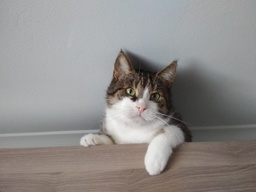
#> input picture lab6/images/gacław-na-kuchni.jpg, 256 x 192 px, shrunk from 1024 x 768 before the run
$ jupyter execute rozwiazania.ipynb
#> lines starting #> are read from the running program, lines starting #| are printed output that depends on the picture; after the words box and inside, x2 and y2 are one past the last pixel; in counts of white or black regions, pixels touching at a corner belong together
[cell 1]
import cv2
from matplotlib import pyplot
import numpy

# Ustawienie rozmarów wyświetlanych obrazów
pyplot.rcParams["figure.figsize"] = (18, 10)

[cell 2]
#
# Wczytanie obrazów źródłowych
#
# źródło grafiki colors.jpg: https://unsplash.com/photos/gT5kuls6Y6Q
# źródło grafiki gacław-na-kuchni.jpg: własne
#
#image_from_file = cv2.imread('images/colors.jpg')
image_from_file = cv2.imread('images/gacław-na-kuchni.jpg')
#> image_from_file is the input picture: shape (192, 256, 3); mean B, G, R 139.4, 141.3, 144.1
image_gray = cv2.cvtColor(image_from_file, cv2.COLOR_BGR2GRAY)
image_color = cv2.cvtColor(image_from_file, cv2.COLOR_BGR2RGB)
print('Rozmiar obrazka: ', image_from_file.shape)
#| Rozmiar obrazka:  (192, 256, 3)

# Zadanie 1

[cell 3]
output = numpy.copy(image_gray)

#
# Algorytm
#
for y in range(0, output.shape[0]):
    for x in range(0, output.shape[1]):
        oldpixel = output[y][x]
        newpixel = int(round(oldpixel / 255) * 255)
        output[y][x] = newpixel

        quant_error = oldpixel - newpixel

        if x < output.shape[1] - 1:
            new_value = output[y][x + 1] + quant_error * 7 / 16

            if new_value > 255:
                new_value = 255
            if new_value < 0:
                new_value = 0

            output[y][x + 1] = new_value

        if y < output.shape[0] - 1 and x > 0:
            new_value = output[y + 1][x - 1] + quant_error * 3 / 16

            if new_value > 255:
                new_value = 255
            if new_value < 0:
                new_value = 0

            output[y + 1][x - 1] = new_value

        if y < output.shape[0] - 1:
            new_value = output[y + 1][x] + quant_error * 5 / 16

            if new_value > 255:
                new_value = 255
            if new_value < 0:
                new_value = 0

            output[y + 1][x] = new_value

        if x < output.shape[1] - 1 and y < output.shape[0] - 1:
            new_value = output[y + 1][x + 1] + quant_error * 1 / 16

            if new_value > 255:
                new_value = 255
            if new_value < 0:
                new_value = 0

            output[y + 1][x + 1] = new_value
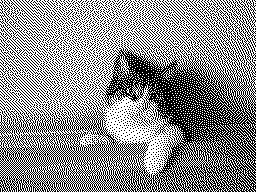
#> output: shape (192, 256); 54.9% white; black in thin lines or dots

#
# Wyświetlenie
#
pyplot.imshow(output, cmap='gray')

[cell 4]
#
# Histogram
#
histr = cv2.calcHist([output], [0], None, [256], [0, 256])
#> histr = 256 values, max 26992 at index 255, min 0 at index 1, mean 192
pyplot.plot(histr)
pyplot.xlim([-1, 256])
pyplot.xlabel('Wartośc składowej koloru []')
pyplot.ylabel('Liczba pikseli obrazu []')
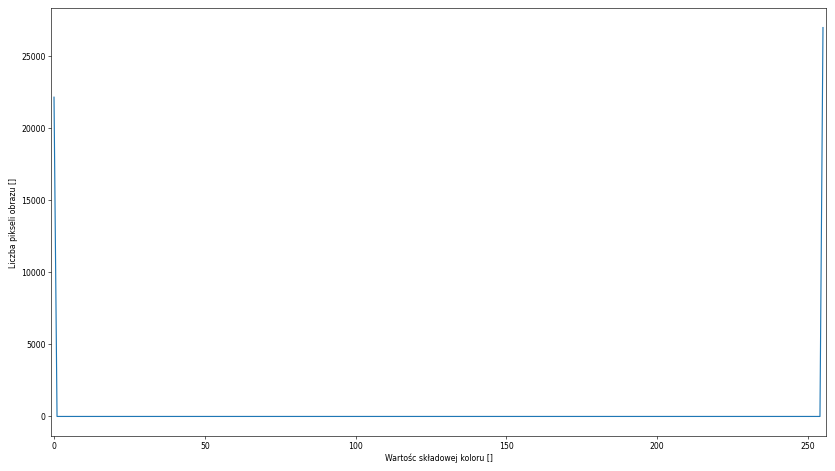
#> figure drawn by matplotlib, 1 panel; curve peaks at x = 255, y = 26992

# Zadanie 2

[cell 5]
output = numpy.copy(image_color)
k = 2
#
# Algorytm
#
for y in range(0, output.shape[0]):
    for x in range(0, output.shape[1]):
        for z in range(3):
            oldpixel = output[y][x][z]
            newpixel = round((k - 1) * oldpixel / 255) * 255 / (k - 1)
            output[y][x][z] = newpixel

            quant_error = oldpixel - newpixel

            if x < output.shape[1] - 1:
                new_value = output[y][x + 1][z] + quant_error * 7 / 16

                if new_value > 255:
                    new_value = 255
                if new_value < 0:
                    new_value = 0

                output[y][x + 1][z] = new_value

            if y < output.shape[0] - 1 and x > 0:
                new_value = output[y + 1][x - 1][z] + quant_error * 3 / 16

                if new_value > 255:
                    new_value = 255
                if new_value < 0:
                    new_value = 0

                output[y + 1][x - 1][z] = new_value

            if y < output.shape[0] - 1:
                new_value = output[y + 1][x][z] + quant_error * 5 / 16

                if new_value > 255:
                    new_value = 255
                if new_value < 0:
                    new_value = 0

                output[y + 1][x][z] = new_value

            if x < output.shape[1] - 1 and y < output.shape[0] - 1:
                new_value = output[y + 1][x + 1][z] + quant_error * 1 / 16

                if new_value > 255:
                    new_value = 255
                if new_value < 0:
                    new_value = 0

                output[y + 1][x + 1][z] = new_value
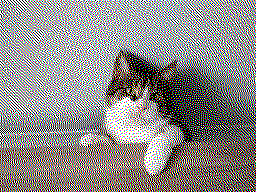
#> output: shape (192, 256, 3); mean R, G, B 142.2, 139.4, 137.5

#
# Wyświetlenie
#
pyplot.imshow(output)

[cell 6]
#
# Histogram
#
color = ('r', 'g', 'b')

for i, col in enumerate(color):
    histr = cv2.calcHist([output], [i], None, [256], [0, 256])
    pyplot.plot(histr, color=col)
    pyplot.xlim([-1, 256])
    pyplot.xlabel('Wartośc składowej koloru []')
    pyplot.ylabel('Liczba pikseli obrazu []')
#> figure, not shown here; curve peaks at x = 255, y = 27419; curve peaks at x = 255, y = 26861; curve peaks at x = 255, y = 26499

# Zadanie 3

[cell 7]
import cv2
from matplotlib import pyplot
import numpy

#
# Przygotowanie płótna
#
width = 80
height = 60
image = numpy.zeros((height, width, 3), dtype=numpy.uint8)


#
# Funkcja rysująca punkt
#
# NOTE(sdatko): punkt 0,0 to lewy dolny róg obrazu
#
def draw_point(image, x, y, color=(255, 255, 255)):
    image[image.shape[0] - 1 - y, x, :] = color


#
# Funkcja rysująca linię
#
# [43 lines left out: function draw_line, not called in this run]


#
# Funkcja rysująca trójkąt
#
def area(a, b, c):
    return (c[0] - a[0]) * (b[1] - a[1]) - (c[1] - a[1]) * (b[0] - a[0])

def draw_triangle(image, a, b, c):
#> called with a = (10, 10), b = (25, 35), c = (40, 10)
    x_min = min(a[0], b[0], c[0])
    x_max = max(a[0], b[0], c[0])

    y_min = min(a[1], b[1], c[1])
    y_max = max(a[1], b[1], c[1])

    for x in range(x_min, x_max + 1):
        for y in range(y_min, y_max + 1):

            area_1 = area(a, b, (x, y))
            area_2 = area(b, c, (x, y))
            area_3 = area(c, a, (x, y))

            if (area_1 >= 0 and area_2 >= 0 and area_3 >= 0) or (area_1 < 0 and area_2 < 0 and area_3 < 0):
                draw_point(image, x, y)

#
# Rysowanie
#

#draw_line(image, 0, 0, 40, 50)
draw_triangle(image, (10, 10), (25, 35), (40, 10))

#
# Wyświetlenie
#
pyplot.imshow(image)
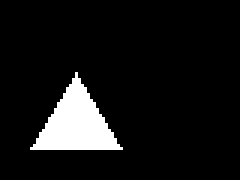
#> shown: shape (60, 80, 3) (shown 3 times larger); 8.2% white; 1 white region, box (x1, y1, x2, y2) and area: (10, 24, 41, 50) 396

# Zadanie 4

[cell 8]
import cv2
from matplotlib import pyplot
import numpy

#
# Przygotowanie płótna
#
width = 80
height = 60
image = numpy.zeros((height, width, 3), dtype=numpy.uint8)


#
# Funkcja rysująca punkt
#
# NOTE(sdatko): punkt 0,0 to lewy dolny róg obrazu
#
def draw_point(image, x, y, color=(255, 255, 255)):
    image[image.shape[0] - 1 - y, x, :] = color


#
# Funkcja rysująca linię
#
# [60 lines left out: function draw_line, not called in this run]


#
# Funkcja rysująca trójkąt
#
def area(a, b, c):
    return (c[0] - a[0]) * (b[1] - a[1]) - (c[1] - a[1]) * (b[0] - a[0])

def draw_triangle(image, a, b, c):
#> called with a = (10, 10, [0, 255, 0]), b = (25, 35, [0, 0, 255]), c = (40, 10, [255, 0, 0])
    x_min = min(a[0], b[0], c[0])
    x_max = max(a[0], b[0], c[0])

    y_min = min(a[1], b[1], c[1])
    y_max = max(a[1], b[1], c[1])

    for x in range(x_min, x_max + 1):
        for y in range(y_min, y_max + 1):

            color1 = a[2].copy()
            color2 = b[2].copy()
            color3 = c[2].copy()

            area_abc = area(a, b, c)
            area_1 = area(a, b, (x, y))
            area_2 = area(b, c, (x, y))
            area_3 = area(c, a, (x, y))

            color1[0] *= (area_1 / area_abc)
            color1[1] *= (area_1 / area_abc)
            color1[2] *= (area_1 / area_abc)

            color2[0] *= (area_2 / area_abc)
            color2[1] *= (area_2 / area_abc)
            color2[2] *= (area_2 / area_abc)

            color3[0] *= (area_3 / area_abc)
            color3[1] *= (area_3 / area_abc)
            color3[2] *= (area_3 / area_abc)

            color1[0] += (color2[0] + color3[0])
            color1[1] += (color2[1] + color3[1])
            color1[2] += (color2[2] + color3[2])

            new_color = (color1[0], color1[1], color1[2])

            if (area_1 >= 0 and area_2 >= 0 and area_3 >= 0) or (area_1 < 0 and area_2 < 0 and area_3 < 0):
                draw_point(image, x, y, color=new_color)


#
# Rysowanie
#

#draw_line(image, 10, 0, [0.0, 255.0, 0.0], 40, 30, [0.0, 0.0, 255.0])
draw_triangle(image, (10, 10, [0.0, 255.0, 0.0]), (25, 35, [0.0, 0.0, 255.0]), (40, 10, [255.0, 0.0, 0.0]))

#
# Wyświetlenie
#
pyplot.imshow(image)
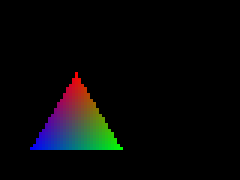
#> shown: shape (60, 80, 3) (shown 3 times larger); mean R, G, B 6.8, 7.1, 7.1

# Zadanie 5

[cell 9]
import cv2
from matplotlib import pyplot
import numpy
import PIL
from PIL import Image

#
# Przygotowanie płótna
#
width = 80
height = 60
image = numpy.zeros((height, width, 3), dtype=numpy.uint8)

#
# Funkcja rysująca punkt
#
# NOTE(sdatko): punkt 0,0 to lewy dolny róg obrazu
#
def draw_point(image, x, y, color=(255, 255, 255)):
    image[image.shape[0] - 1 - y, x, :] = color


#
# Funkcja rysująca linię
#
# [75 lines left out: function draw_line, not called in this run]


#
# Funkcja rysująca trójkąt
#
def area(a, b, c):
    return (c[0] - a[0]) * (b[1] - a[1]) - (c[1] - a[1]) * (b[0] - a[0])

def draw_triangle(image, a, b, c, width, height, scale):

#> called with width = 80, height = 60, scale = 2
    new_image = numpy.zeros((height * scale, width * scale, 3), dtype=numpy.uint8)

    a[0] *= scale
    a[1] *= scale
    b[0] *= scale
    b[1] *= scale
    c[0] *= scale
    c[1] *= scale

    x_min = min(a[0], b[0], c[0])
    x_max = max(a[0], b[0], c[0])

    y_min = min(a[1], b[1], c[1])
    y_max = max(a[1], b[1], c[1])

    for x in range(x_min, x_max + 1):
        for y in range(y_min, y_max + 1):

            color1 = a[2].copy()
            color2 = b[2].copy()
            color3 = c[2].copy()

            area_abc = area(a, b, c)
            area_1 = area(a, b, (x, y))
            area_2 = area(b, c, (x, y))
            area_3 = area(c, a, (x, y))

            color1[0] *= (area_1 / area_abc)
            color1[1] *= (area_1 / area_abc)
            color1[2] *= (area_1 / area_abc)

            color2[0] *= (area_2 / area_abc)
            color2[1] *= (area_2 / area_abc)
            color2[2] *= (area_2 / area_abc)

            color3[0] *= (area_3 / area_abc)
            color3[1] *= (area_3 / area_abc)
            color3[2] *= (area_3 / area_abc)

            color1[0] += (color2[0] + color3[0])
            color1[1] += (color2[1] + color3[1])
            color1[2] += (color2[2] + color3[2])

            new_color = (color1[0], color1[1], color1[2])

            if (area_1 >= 0 and area_2 >= 0 and area_3 >= 0) or (area_1 < 0 and area_2 < 0 and area_3 < 0):
                draw_point(new_image, x, y, color=new_color)

    new_dim = (width, height)
    image = cv2.resize(new_image, new_dim, interpolation=cv2.INTER_AREA)

    return image


#
# Rysowanie
#

#image = draw_line(image, 10, 0, [0.0, 255.0, 0.0], 40, 30, [0.0, 0.0, 255.0], width, height, 2)
image = draw_triangle(image, [10, 10, [0.0, 255.0, 0.0]], [25, 35, [0.0, 0.0, 255.0]], [40, 10, [255.0, 0.0, 0.0]], width, height, 2)

#
# Wyświetlenie
#
pyplot.imshow(image)
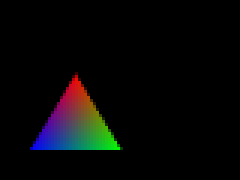
#> shown: shape (60, 80, 3) (shown 3 times larger); mean R, G, B 6.7, 6.9, 6.9

$ run again, with lab6/images/colors.jpg copied over lab6/images/gacław-na-kuchni.jpg
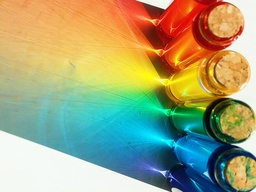
#> input picture lab6/images/colors.jpg, 256 x 192 px, shrunk from 1000 x 750 before the run
#> image_from_file is the input picture: shape (192, 256, 3); mean B, G, R 123.4, 163.8, 162.1
#| Rozmiar obrazka:  (192, 256, 3)
#> after the loop `for y in range(0, output.shape[0]):`:
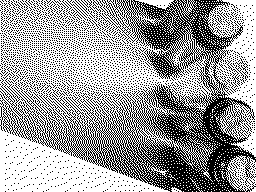
#> output: shape (192, 256); 61.6% white; black in thin lines or dots
#> histr = 256 values, max 30258 at index 255, min 0 at index 1, mean 192
#> after the loop `for y in range(0, output.shape[0]):`:
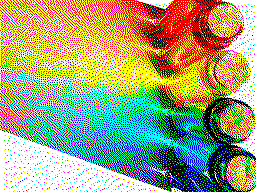
#> output: shape (192, 256, 3); mean R, G, B 160.1, 162.1, 121.7
